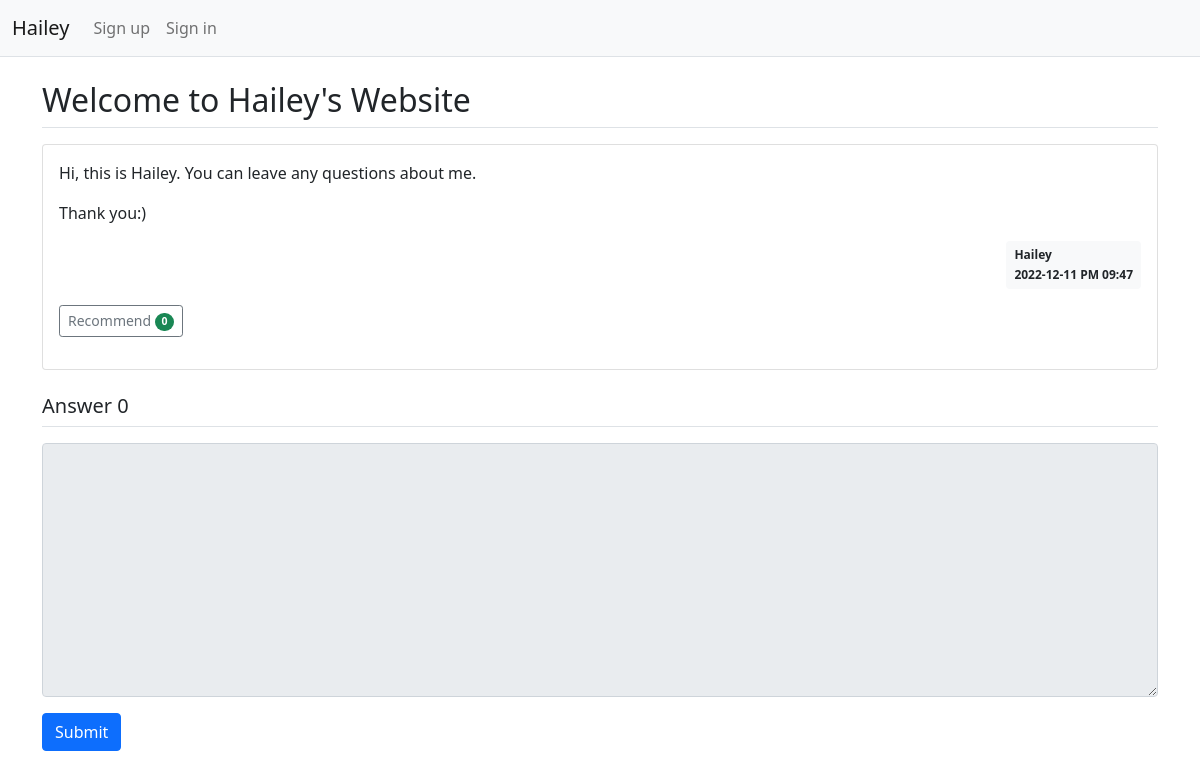
The app's page /question/detail/1/ with its own data.
### pybo/models.py (models this page shows)
class Question(db.Model):
    id = db.Column(db.Integer, primary_key=True)
    subject = db.Column(db.String(200), nullable=False)
    content = db.Column(db.Text(), nullable=False)
    create_date = db.Column(db.DateTime(), nullable=False)
    user_id = db.Column(db.Integer, db.ForeignKey('user.id', ondelete='CASCADE'), nullable=False)
    user = db.relationship('User', backref=db.backref('question_set'))
    modify_date = db.Column(db.DateTime(), nullable=True)
    voter = db.relationship('User', secondary=question_voter, backref=db.backref('question_voter_set'))

class User(db.Model):
    id = db.Column(db.Integer, primary_key=True)
    username = db.Column(db.String(150), unique=True, nullable=False)
    password = db.Column(db.String(200), nullable=False)
    email = db.Column(db.String(120), unique=True, nullable=False)

### pybo/views/question_views.py (the view)
@bp.route('/detail/<int:question_id>/')
def detail(question_id):
    form = AnswerForm()
    question = Question.query.get_or_404(question_id)
    return render_template('question/question_detail.html', question=question, form=form)

### pybo/forms.py
class AnswerForm(FlaskForm):
    content = TextAreaField('Content', validators=[DataRequired('Content is necessary')])

### pybo/filter.py (called while the page is built)
def format_datetime(value, fmt='%Y-%m-%d %p %I:%M'):
    return value.strftime(fmt)

### pybo/views/auth_views.py (called while the page is built)
@bp.before_app_request
def load_logged_in_user():
    user_id = session.get('user_id')
    if user_id is None:
        g.user = None
    else:
        g.user = User.query.get(user_id)

### pybo/templates/question/question_detail.html (shortened to what this page needs)
{% extends 'base.html' %}
{% block content %}
<div class="container my-3">
    <h2 class="border-bottom py-2">{{ question.subject }}</h2>
    <div class="card my-3">
        <div class="card-body">
            <div class="card-text" >{{ question.content|markdown }}</div>
            <div class="d-flex justify-content-end">
                <div class="badge bg-light text-dark p-2 text-start">
                    <div class="mb-2">{{ question.user.username }}</div>
                    <div>{{ question.create_date|datetime }}</div>
                </div>
            </div>
            <div class="my-3">
                <a href="javascript:void(0)" data-uri="{{ url_for('question.vote', question_id=question.id) }}"
               class="recommend btn btn-sm btn-outline-secondary"> Recommend
                <span class="badge rounded-pill bg-success">{{ question.voter|length }}</span>
                </a>
            </div>
        </div>
    </div>
    <h5 class="border-bottom my-3 py-2"> Answer {{ question.answer_set|length }}</h5>
    <form action="{{ url_for('answer.create', question_id=question.id) }}" method="post" class="my-3">
        <div class="mb-3">
            <textarea {% if not g.user %}disabled{% endif %}
                    name="content" id="content" class="form-control" rows="10"></textarea>
        </div>
        <input type="submit" value="Submit" class="btn btn-primary">
    </form>
</div>
{% endblock %}

### records on screen
Question: subject "Welcome to Hailey's Website", content "Hi, this is Hailey. You can leave any questions about me. Thank you:)", create_date "2022-12-11 PM 09:47"
User: user.username "Hailey"

### other values on screen
{{ question.voter|length }} "0"
{{ question.answer_set|length }} "0"
